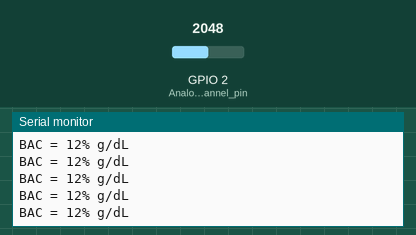
This sketch was run on a simulated ESP32. On the bench: the last lines printed to the serial monitor. Inputs (shaded band) come from the test bench; at power-on: GPIO 2 (Analog_channel_pin) = 2048. Nothing arrives over Bluetooth unless stated; a phone connects over Bluetooth LE 3 s after start.

Above: at 1.2 s.
1.3 s: GPIO 2 (Analog_channel_pin) set to 2866
At 1.31 s:
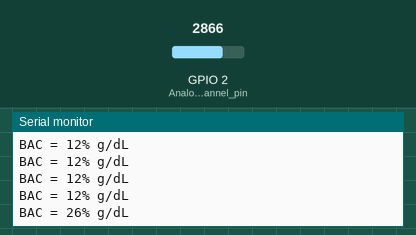
2.8 s: GPIO 2 (Analog_channel_pin) set to 3603
At 2.81 s:
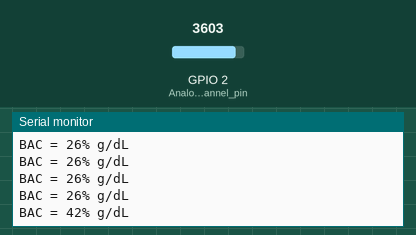
Timing chart, 0 to 5.8 s (numbered marks = the images above; inputs shaded):
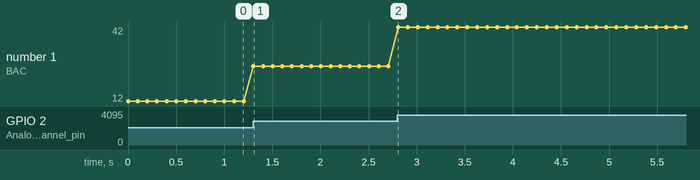

Measured:
- after the input at 1.3 s, the serial monitor: prints a new line at once (image 1)
- after the input at 2.8 s, the serial monitor: prints a new line at once (image 2)
- plotted number 1: 12 → 26 after the input at 1.3 s, 26 → 42 after the input at 2.8 s

The sketch:

iNTOXICAT_Draft_3.ino
```cpp
#include <BLEDevice.h>
#include <BLEServer.h>
#include <BLEUtils.h>
#include <BLE2902.h>

BLEServer* pServer = NULL;
BLECharacteristic* pCharacteristic = NULL;
bool deviceConnected = false;
bool oldDeviceConnected = false;
//Initialise all the Pins and data type here
const int Analog_channel_pin= 2;
uint32_t BAC = 0;
uint32_t Null = 0;
int ADC_VALUE = 0;
float voltage =0;
float Rs =0;


//Custom UUID Generated from uuidgenerator.net

#define SERVICE_UUID        "cdcd6602-bc18-44fd-9c5e-f33d8176569c"
#define CHARACTERISTIC_UUID "9cfb6dc0-89f7-4176-bed5-0f237a0f5c2d"


class MyServerCallbacks: public BLEServerCallbacks {
    void onConnect(BLEServer* pServer) {
      deviceConnected = true;
    };

    void onDisconnect(BLEServer* pServer) {
      deviceConnected = false;
    }
};


void setup() {
  Serial.begin(115200);

  // Create the BLE Device
  BLEDevice::init("iNTOXICAT ESP32");

  // Create the BLE Server
  pServer = BLEDevice::createServer();
  pServer->setCallbacks(new MyServerCallbacks());

  // Create the BLE Service
  BLEService *pService = pServer->createService(SERVICE_UUID);

  // Create a BLE Characteristic
  pCharacteristic = pService->createCharacteristic(
                      CHARACTERISTIC_UUID,
                      BLECharacteristic::PROPERTY_NOTIFY
                    );

  // https://www.bluetooth.com/specifications/gatt/viewer?attributeXmlFile=org.bluetooth.descriptor.gatt.client_characteristic_configuration.xml
  // Create a BLE Descriptor
  pCharacteristic->addDescriptor(new BLE2902());

  // Start the service
  pService->start();

  // Start advertising
  BLEAdvertising *pAdvertising = BLEDevice::getAdvertising();
  pAdvertising->addServiceUUID(SERVICE_UUID);
  pAdvertising->setScanResponse(false);
  pAdvertising->setMinPreferred(0x0);  // set value to 0x00 to not advertise this parameter
  BLEDevice::startAdvertising();
  Serial.println("Waiting a client connection to notify...");

}

void loop() {
    ADC_VALUE = analogRead(Analog_channel_pin);
    voltage = (ADC_VALUE * 3.3) / (4095);
    Rs = ((5/2*voltage)-1)*2;

    //PPM =306.756/((Rs)^1.6168)
    //Actual BAC = PPM *1.06*10^-4
    //BAC =Actual BAC*10^3

    BAC = 1.0838*(pow(Rs,1.6168));

    Serial.print("BAC = ");
    Serial.print(BAC);
    Serial.print("% g/dL");
    Serial.print(" \n\n");
    delay(100);
    // notify changed value
    if (deviceConnected) {
        pCharacteristic->setValue((uint8_t*)&BAC, 4);
        pCharacteristic->notify();
        delay(3); // bluetooth stack will go into congestion, if too many packets are sent, in 6 hours test i was able to go as low as 3ms
    }
    // disconnecting
    if (!deviceConnected && oldDeviceConnected) {
        delay(500); // give the bluetooth stack the chance to get things ready
        pServer->startAdvertising(); // restart advertising
        Serial.println("start advertising");
        oldDeviceConnected = deviceConnected;
    }
    // connecting
    if (deviceConnected && !oldDeviceConnected) {
        // do stuff here on connecting
        oldDeviceConnected = deviceConnected;
    }

}
```
